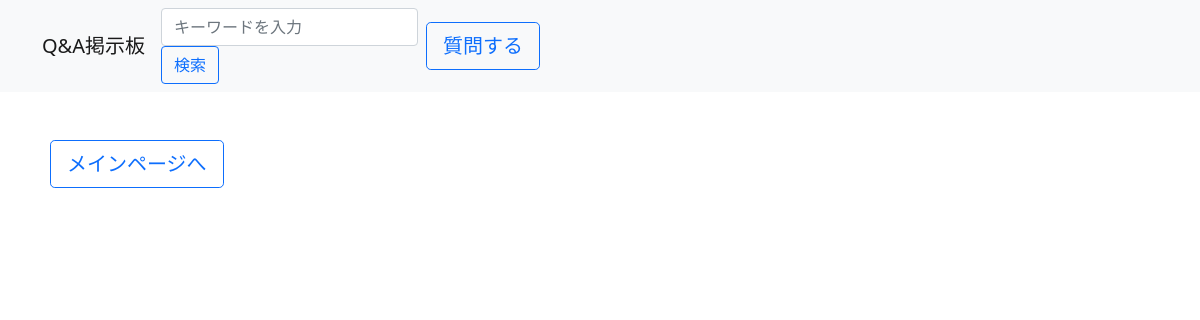
The page /question_main (signed in) on the database as committed earlier.
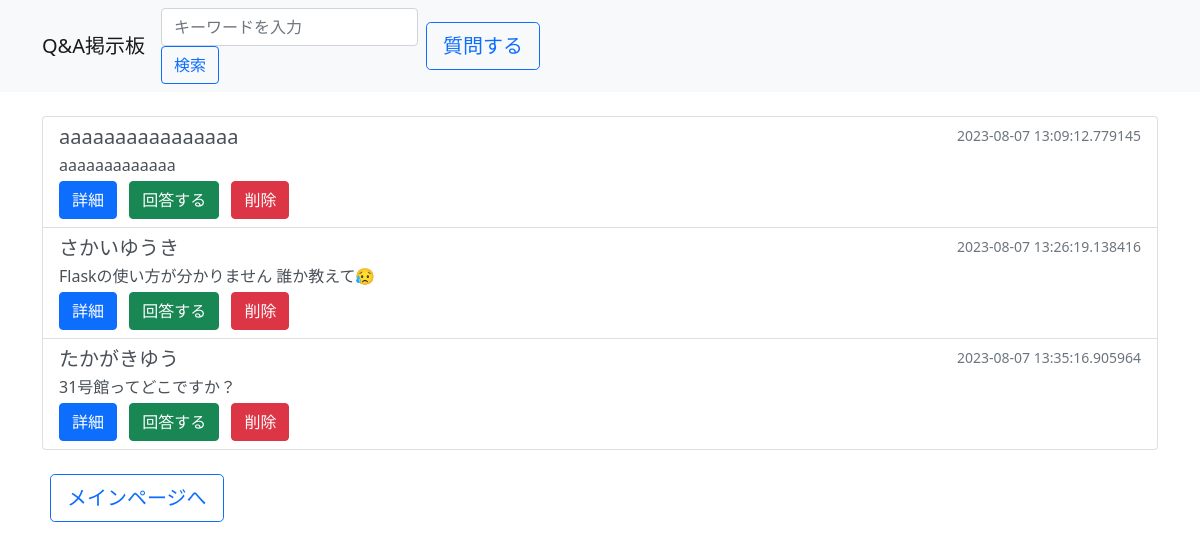
The same page on the database as committed later.
### main.py (models this page shows)
class Question(db.Model):
    id = db.Column(db.Integer, primary_key=True)
    user = db.Column(db.String(20), nullable=False)
    detail = db.Column(db.Text, nullable=False)
    post_date = db.Column(db.DateTime, nullable=False)

### main.py (the view)
@app.route('/question_main')
@login_required
def question_main():
    questions = Question.query.all()
    return render_template('index.html', questions=questions)

### main.py (called while the page is built)
@login_manager.user_loader
def load_user(user_id):
    return User.query.get(user_id)

def is_logged_in():
    return 'user_id' in session

def login_required(f):
    @wraps(f)
    def decorated_function(*args, **kwargs):
        if not is_logged_in():
            return redirect(url_for('login'))  # ログインしていない場合はログインページにリダイレクト
        return f(*args, **kwargs)
    return decorated_function

### templates/index.html (shortened to what this page needs)
{% extends 'base.html' %}
{% block body %}
<nav class="navbar navbar-expand-lg navbar-light bg-light">
    <div class="container">
        <a class="navbar-brand" href="/">Q&A掲示板</a>
        <div class="collapse navbar-collapse" id="navbarNav">
            <ul class="navbar-nav ml-auto">
                <li class="nav-item">
                    <form action="/search_word" method="POST" class="form-inline my-2 my-lg-0">
                        <input class="form-control mr-sm-2" type="search" name="search" placeholder="キーワードを入力" aria-label="Search">
                        <button class="btn btn-outline-primary my-2 my-sm-0" type="submit">検索</button>
                    </form>
                </li>
            </ul>
            <ul class="nav justify-content-end">
                <li class="nav-item">
                    <a href="/question" class="btn btn-lg btn-outline-primary mx-2">質問する</a>
                </li>
            </ul>
        </div>
    </div>
</nav>
<div class="container mt-4">
    <div class="row mt-4">
        <div class="col-md-12">
            <div class="list-group">
                {% for question in questions %}
                <div class="list-group-item list-group-item-action">
                    <div class="d-flex justify-content-between">
                        <h5 class="mb-1">{{ question.user }}</h5>
                        <small class="text-muted">{{ question.post_date }}</small>
                    </div>
                    <p class="mb-1">{{ question.detail }}</p>
                    <a href="/detail/{{ question.id }}" class="btn btn-primary me-2">詳細</a>
                    <a href="/answer/{{ question.id }}" class="btn btn-success me-2">回答する</a>
                    <a href="/delete/{{ question.id }}" class="btn btn-danger">削除</a>
                </div>
                {% endfor %}
            </div>
        </div>
    </div>
    <div class="row justify-content-start mt-4">
        <div class="col-md-4">
            <a href="{{ url_for('main2') }}" class="btn btn-lg btn-outline-primary mx-2">メインページへ</a>
        </div>
    </div>
</div>
{% endblock %}

### templates/base.html (shortened to what this page needs)
<html lang="ja">
<head>
    <link href="https://cdn.jsdelivr.net/npm/bootstrap@5.0.0-beta1/dist/css/bootstrap.min.css" rel="stylesheet">
</head>
<body>
    {% block body %}{% endblock %}
</body>
</html>

Rows that differ between the two databases and show on the page:
added Question: user "aaaaaaaaaaaaaaaa", post_date "2023-08-07 13:09:12.779145", detail "aaaaaaaaaaaaa"
added Question: user "さかいゆうき", post_date "2023-08-07 13:26:19.138416", detail "Flaskの使い方が分かりません 誰か教えて😥"
added Question: user "たかがきゆう", post_date "2023-08-07 13:35:16.905964", detail "31号館ってどこですか？"
